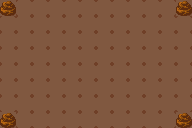

This game map was drawn from its Tiled (.tmx) file and the tilesets committed beside it. A one-line description and the full map source follow:
An orthogonal 12x8 tile map with 16x16 px tiles, 1 tile layer (Tile Layer 1), 2 tilesets and 4 objects.

<map version="1.9" tiledversion="1.9.1" orientation="orthogonal" renderorder="right-down" width="12" height="8" tilewidth="16" tileheight="16" infinite="0" nextlayerid="3" nextobjectid="5">
 <properties>
  <property name="down" type="bool" value="true" />
  <property name="left" type="bool" value="true" />
  <property name="right" type="bool" value="true" />
  <property name="up" type="bool" value="true" />
 </properties>
 <tileset firstgid="1" source="../Isaac.tsx" />
 <tileset firstgid="65" source="../Objects.tsx" />
 <layer id="1" name="Tile Layer 1" width="12" height="8">
  <data encoding="csv">
9,1,1,1,1,1,1,1,1,1,1,9,
1,1,1,1,1,1,1,1,1,1,1,1,
1,1,1,1,1,1,1,1,1,1,1,1,
1,1,1,1,1,1,1,1,1,1,1,1,
1,1,1,1,1,1,1,1,1,1,1,1,
1,1,1,1,1,1,1,1,1,1,1,1,
1,1,1,1,1,1,1,1,1,1,1,1,
9,1,1,1,1,1,1,1,1,1,1,9
</data>
 </layer>
 <objectgroup id="2" name="Object Layer 1">
  <object id="1" gid="65" x="80" y="80" width="16" height="16" />
  <object id="2" gid="65" x="80" y="64" width="16" height="16" />
  <object id="3" gid="65" x="96" y="64" width="16" height="16" />
  <object id="4" gid="65" x="96" y="80" width="16" height="16" />
 </objectgroup>
</map>
